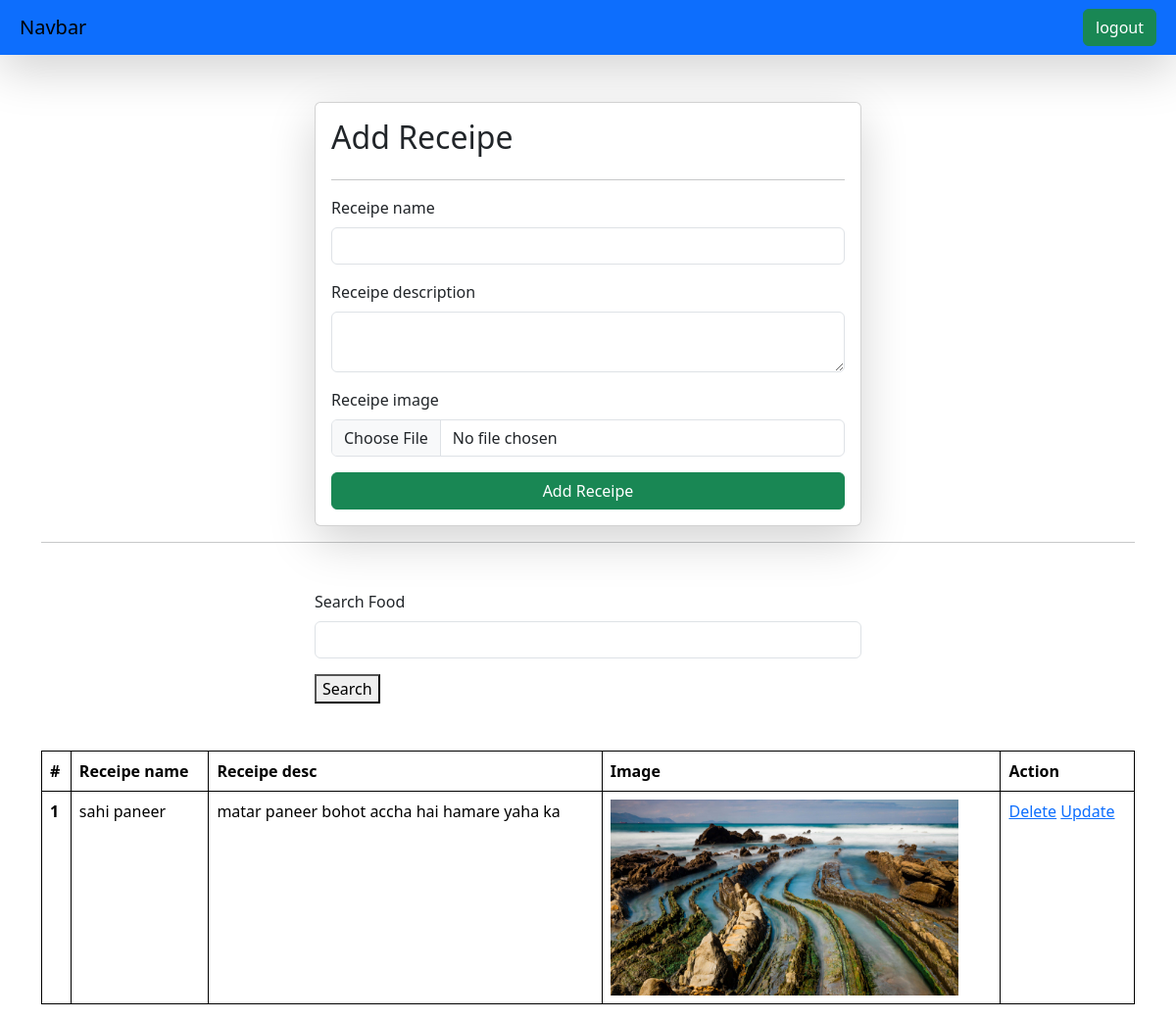
/receipes/ (signed in), run on the app's committed database.
### vege/models.py (models this page shows)
class Receipe(models.Model):
    user = models.ForeignKey(User , on_delete=models.SET_NULL , null = True ,blank=True)
    receipe_name=models.CharField(max_length=100)
    receipe_description=models.TextField()
    receipe_image=models.ImageField(upload_to="receipe")
    receipe_view_count = models.IntegerField(default=1)

### vege/views.py (the view, shortened to what this page needs)
# urls.py: path('receipes/', receipes ,name='receipes'),
@login_required(login_url="/login/")
def receipes(request):
    queryset = Receipe.objects.all()
    if request.GET.get('search'):
        queryset = queryset.filter(receipe_name__icontains = request.GET.get('search'))
    context = {'receipes': queryset}
    return render(request, "receipes.html", context)

### vege/templates/receipes.html (shortened to what this page needs)
{% extends "base.html" %}
{% block start %}
<div class="container mt-5">
    <form class="col-6 mx-auto card p-3 shadow-lg" method="post" enctype="multipart/form-data">
        <h2>Add Receipe</h2>
        <hr>
        <div class="mb-3">
            <label for="exampleInputEmail1" class="form-label">Receipe name</label>
            <input name="receipe_name"required type="text" class="form-control">
        </div>
        <div class="mb-3">
            <label for="exampleInputPassword1" class="form-label">Receipe description</label>
            <textarea class="form-control" name="receipe_description" required></textarea>
        </div>
         <div class="mb-3">
            <label for="exampleInputPassword1" class="form-label">Receipe image</label>
            <input name="receipe_image" type="file" class="form-control">
        </div>
        <button type="submit" class="btn btn-success">Add Receipe</button>
    </form>
    <hr>
    <div class="mt-5">
        <div class="mx-auto col-6">
            <form>
                <div class="mb-3">
                    <label for="exampleInputEmail1" class="form-label">Search Food</label>
                    <input name="Search" type="text"  class="form-control">
                </div>
                <button type="submit" class="btn-btn-primary">Search</button>
            </form>
        </div>
    </div>
    <table class="table mt-5">
        <thead>
            <tr>
                <th scope="col">#</th>
                <th scope="col">Receipe name</th>
                <th scope="col">Receipe desc</th>
                <th scope="col">Image</th>
                <th scope="col">Action</th>
            </tr>
        </thead>
        <tbody>
            {%for receipe in receipes%}
            <tr>
                <th scope="row">{{forloop.counter}}</th>
                <td>{{receipe.receipe_name}}</td>
                <td>{{receipe.receipe_description}}</td>
                <td>
                    <img src="/media/{{receipe.receipe_image}}" style="height : 200px">
                </td>
                <td>
                    <a href="/delete-receipe/{{receipe.id}}/" class="btn-btn-danger">Delete</a>
                    <a href="/update-receipe/{{receipe.id}}/" class="btn-btn-success">Update</a>
                </td>
            </tr>
            {% endfor %}
        </tbody>
    </table>
</div>
{% endblock %}

### home/templates/base.html (style rules this page uses)
table, th,td { border: 1px solid black; }

### data on the page
Receipe: receipe_name "sahi paneer", receipe_description "matar paneer bohot accha hai hamare yaha ka", receipe_image (picture)
